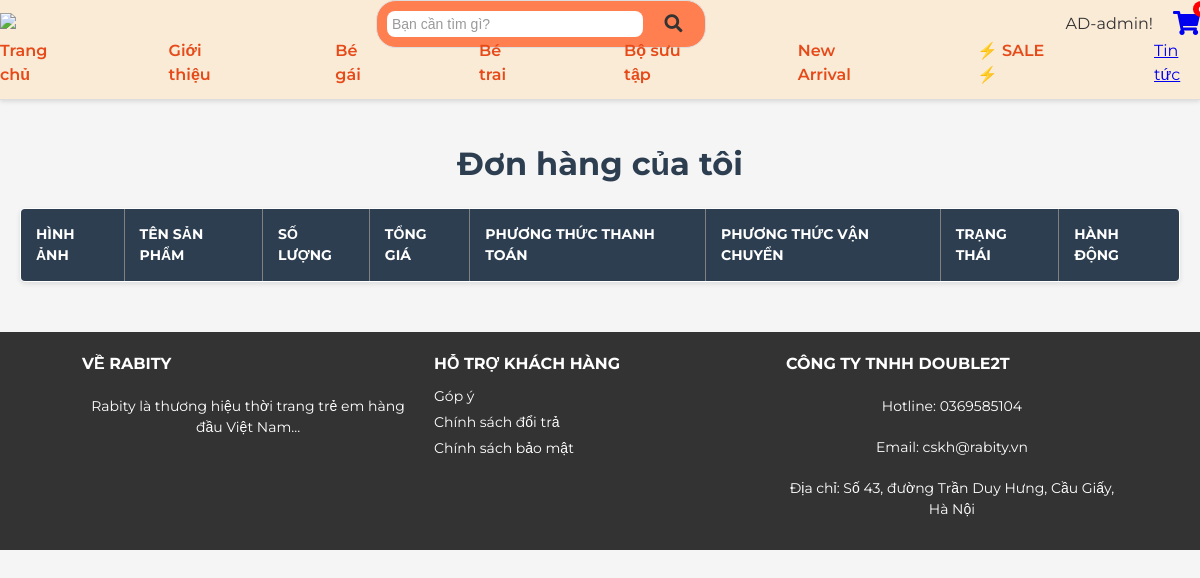
/user_orders.php (signed in), run on an earlier commit of the app's database.
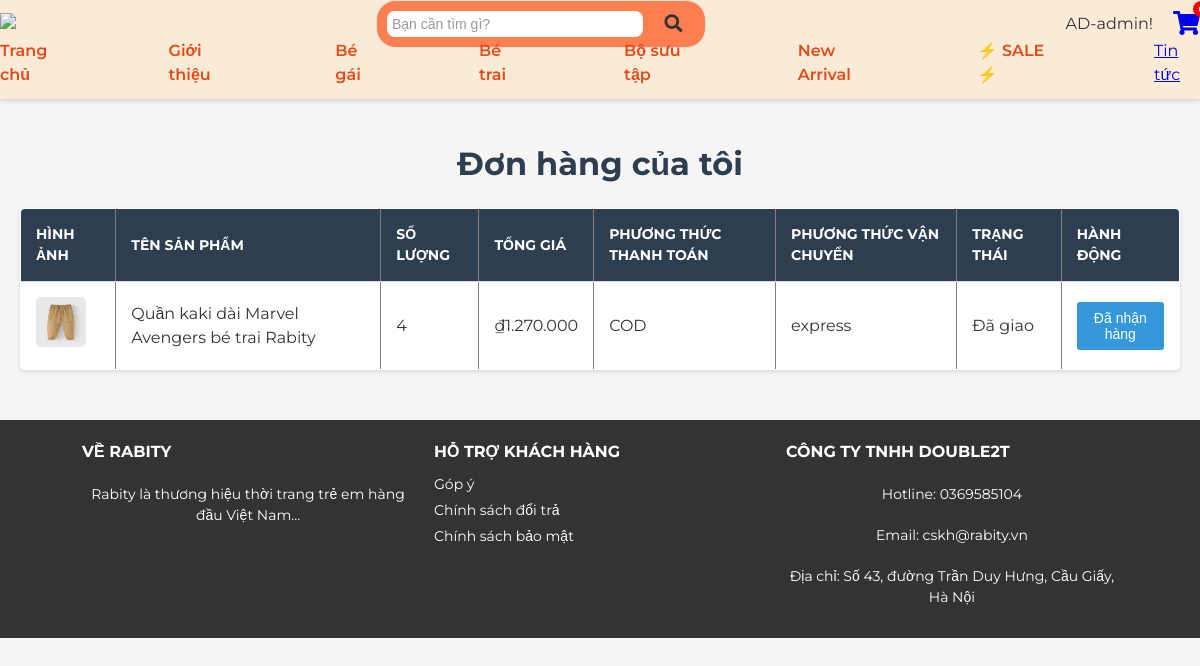
And on a later commit of the database.
### tables this page shows
CREATE TABLE `orders` (
  `id` int(11) NOT NULL,
  `user_name` varchar(255) NOT NULL,
  `phone` varchar(20) NOT NULL,
  `address` text NOT NULL,
  `product_id` int(11) NOT NULL,
  `product_name` varchar(255) NOT NULL,
  `price` decimal(10,2) NOT NULL,
  `quantity` int(11) NOT NULL,
  `total_price` decimal(10,2) DEFAULT NULL,
  `created_at` timestamp NOT NULL DEFAULT current_timestamp(),
  `payment_method` varchar(20) NOT NULL,
  `shipping_method` varchar(50) DEFAULT NULL,
  `shipping_cost` float DEFAULT NULL,
  `bank` varchar(255) DEFAULT NULL,
  `user_id` int(11) NOT NULL,
  `status` varchar(50) DEFAULT 'Chưa giao',
  `updated_at` timestamp NOT NULL DEFAULT current_timestamp() ON UPDATE current_timestamp()
);

CREATE TABLE `products` (
  `id` int(11) NOT NULL,
  `product_code` varchar(50) NOT NULL,
  `category` varchar(50) NOT NULL,
  `category_name` varchar(50) NOT NULL,
  `name` varchar(255) NOT NULL,
  `image` varchar(255) NOT NULL,
  `description` text NOT NULL,
  `price` decimal(10,2) NOT NULL,
  `created_at` timestamp NOT NULL DEFAULT current_timestamp(),
  `sale_percentage` int(11) DEFAULT 0,
  `stock` int(11) DEFAULT 50,
  `cost_price` decimal(10,2) DEFAULT NULL,
  `sale_price` decimal(10,2) DEFAULT NULL,
  `sold_quantity` int(11) DEFAULT 0
);

### user_orders.php (the view, shortened to what this page needs)
<?php
require 'db.php';
$user_id = $_SESSION['user_id'];
$stmt = $pdo->prepare("
    SELECT orders.id, orders.product_name, orders.quantity, orders.total_price, orders.status,
           orders.payment_method, orders.shipping_method, products.image, orders.created_at, products.id AS product_id
    FROM orders
    JOIN products ON orders.product_id = products.id
    WHERE orders.user_id = ?
    ORDER BY orders.created_at DESC
");
$stmt->execute([$user_id]);
$orders = $stmt->fetchAll(PDO::FETCH_ASSOC);
?>
<!DOCTYPE html>
<html lang="vi">
<head>
    <link rel="stylesheet" href="./css/user_orders1.css">
    <link rel="stylesheet" href="./css/style.css">
</head>
<body>
    <?php include './header.php' ?>
    <main>
        <div>
            <h1>Đơn hàng của tôi</h1>
            <table border="1" cellpadding="10" cellspacing="0">
                <tr>
                    <th>Hình ảnh</th>
                    <th>Tên sản phẩm</th>
                    <th>Số lượng</th>
                    <th>Tổng giá</th>
                    <th>Phương thức thanh toán</th>
                    <th>Phương thức vận chuyển</th>
                    <th>Trạng thái</th>
                    <th>Hành động</th>
                </tr>
                <?php foreach ($orders as $order): ?>
                    <tr>
                        <td>
                            <img src="/php_btl/uploads/<?php echo htmlspecialchars($order['image']); ?>" width="50" height="50" alt="Ảnh sản phẩm">
                        </td>
                        <td><?php echo htmlspecialchars($order['product_name']); ?></td>
                        <td><?php echo $order['quantity']; ?></td>
                        <td>₫<?php echo number_format($order['total_price'], 0, ',', '.'); ?></td>
                        <td><?php echo htmlspecialchars($order['payment_method']); ?></td>
                        <td><?php echo htmlspecialchars($order['shipping_method']); ?></td>
                        <td><?php echo htmlspecialchars($order['status']); ?></td>
                        <td>
                            <?php if ($order['status'] === 'Đã giao'): ?>
                                <form action="confirm_received.php" method="POST" style="display: inline;">
                                    <button type="submit">Đã nhận hàng</button>
                                </form>
                            <?php endif; ?>
                        </td>
                    </tr>
                <?php endforeach; ?>
            </table>
        </div>
    </main>
    <?php include './footer.php' ?>
</body>
</html>

What changed in the data, as far as the page shows it:
added orders: product.image (picture), product_name "Quần kaki dài Marvel Avengers bé trai Rabity", quantity "4", total_price "1.270.000", payment_method "COD", shipping_method "express", status "Đã giao"
